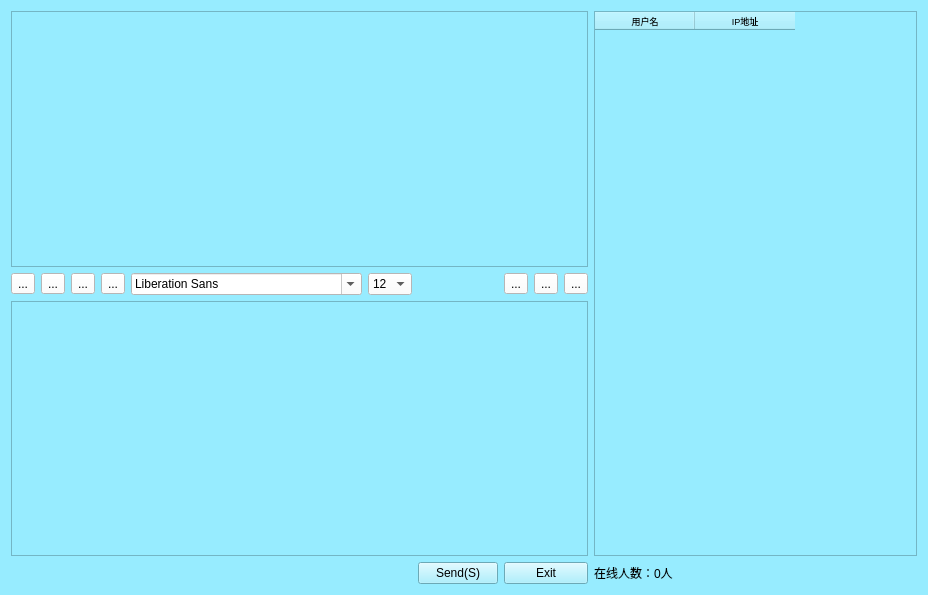
<?xml version="1.0" encoding="UTF-8"?>
<ui version="4.0">
 <class>Widget</class>
 <widget class="QWidget" name="Widget">
  <property name="geometry">
   <rect>
    <x>0</x>
    <y>0</y>
    <width>928</width>
    <height>595</height>
   </rect>
  </property>
  <property name="windowTitle">
   <string>Widget</string>
  </property>
  <property name="styleSheet">
   <string notr="true">background-color: rgb(151, 236, 255);</string>
  </property>
  <layout class="QGridLayout" name="gridLayout">
   <item row="0" column="0" colspan="10">
    <widget class="QTextBrowser" name="msgBrowser">
     <property name="styleSheet">
      <string notr="true">background-image: url(:/images/backw.png);</string>
     </property>
    </widget>
   </item>
   <item row="0" column="10" rowspan="3">
    <widget class="QTableWidget" name="usrTblWidget">
     <property name="styleSheet">
      <string notr="true">background-image: url(:/images/backw.png);</string>
     </property>
     <property name="selectionMode">
      <enum>QAbstractItemView::SingleSelection</enum>
     </property>
     <property name="selectionBehavior">
      <enum>QAbstractItemView::SelectRows</enum>
     </property>
     <property name="showGrid">
      <bool>false</bool>
     </property>
     <column>
      <property name="text">
       <string>用户名</string>
      </property>
      <property name="font">
       <font>
        <pointsize>7</pointsize>
       </font>
      </property>
     </column>
     <column>
      <property name="text">
       <string>IP地址</string>
      </property>
      <property name="font">
       <font>
        <pointsize>7</pointsize>
       </font>
      </property>
     </column>
    </widget>
   </item>
   <item row="1" column="0">
    <widget class="QToolButton" name="boldTBtn">
     <property name="styleSheet">
      <string notr="true">background-color: rgb(255, 255, 255);</string>
     </property>
     <property name="text">
      <string>...</string>
     </property>
     <property name="icon">
      <iconset resource="myqrc.qrc">
       <normaloff>:/images/B.png</normaloff>:/images/B.png</iconset>
     </property>
     <property name="checkable">
      <bool>true</bool>
     </property>
     <property name="autoRaise">
      <bool>false</bool>
     </property>
    </widget>
   </item>
   <item row="1" column="1">
    <widget class="QToolButton" name="italicTBtn">
     <property name="styleSheet">
      <string notr="true">background-color: rgb(255, 255, 255);</string>
     </property>
     <property name="text">
      <string>...</string>
     </property>
     <property name="icon">
      <iconset resource="myqrc.qrc">
       <normaloff>:/images/I.png</normaloff>:/images/I.png</iconset>
     </property>
     <property name="checkable">
      <bool>true</bool>
     </property>
    </widget>
   </item>
   <item row="3" column="10">
    <widget class="QLabel" name="usrNumLbl">
     <property name="text">
      <string>在线人数：0人</string>
     </property>
    </widget>
   </item>
   <item row="1" column="2">
    <widget class="QToolButton" name="underlineTBtn">
     <property name="styleSheet">
      <string notr="true">background-color: rgb(255, 255, 255);</string>
     </property>
     <property name="text">
      <string>...</string>
     </property>
     <property name="icon">
      <iconset resource="myqrc.qrc">
       <normaloff>:/images/U.png</normaloff>:/images/U.png</iconset>
     </property>
     <property name="checkable">
      <bool>true</bool>
     </property>
    </widget>
   </item>
   <item row="1" column="4">
    <widget class="QFontComboBox" name="fontCbx">
     <property name="styleSheet">
      <string notr="true">background-color: rgb(255, 255, 255);</string>
     </property>
    </widget>
   </item>
   <item row="2" column="0" colspan="10">
    <widget class="QTextEdit" name="msgTxtEdit">
     <property name="styleSheet">
      <string notr="true">background-image: url(:/images/backw.png);</string>
     </property>
    </widget>
   </item>
   <item row="1" column="5">
    <widget class="QComboBox" name="sizeCbx">
     <property name="styleSheet">
      <string notr="true">background-color: rgb(255, 255, 255);</string>
     </property>
     <property name="currentIndex">
      <number>4</number>
     </property>
     <item>
      <property name="text">
       <string>8</string>
      </property>
     </item>
     <item>
      <property name="text">
       <string>9</string>
      </property>
     </item>
     <item>
      <property name="text">
       <string>10</string>
      </property>
     </item>
     <item>
      <property name="text">
       <string>11</string>
      </property>
     </item>
     <item>
      <property name="text">
       <string>12</string>
      </property>
     </item>
     <item>
      <property name="text">
       <string>13</string>
      </property>
     </item>
     <item>
      <property name="text">
       <string>14</string>
      </property>
     </item>
     <item>
      <property name="text">
       <string>15</string>
      </property>
     </item>
     <item>
      <property name="text">
       <string>16</string>
      </property>
     </item>
     <item>
      <property name="text">
       <string>17</string>
      </property>
     </item>
     <item>
      <property name="text">
       <string>18</string>
      </property>
     </item>
     <item>
      <property name="text">
       <string>19</string>
      </property>
     </item>
     <item>
      <property name="text">
       <string>20</string>
      </property>
     </item>
     <item>
      <property name="text">
       <string>21</string>
      </property>
     </item>
     <item>
      <property name="text">
       <string>22</string>
      </property>
     </item>
    </widget>
   </item>
   <item row="1" column="9">
    <widget class="QToolButton" name="sendTBtn">
     <property name="styleSheet">
      <string notr="true">background-color: rgb(255, 255, 255);</string>
     </property>
     <property name="text">
      <string>...</string>
     </property>
     <property name="icon">
      <iconset resource="myqrc.qrc">
       <normaloff>:/images/F.png</normaloff>:/images/F.png</iconset>
     </property>
    </widget>
   </item>
   <item row="1" column="7">
    <widget class="QToolButton" name="clearTBtn">
     <property name="styleSheet">
      <string notr="true">background-color: rgb(255, 255, 255);</string>
     </property>
     <property name="text">
      <string>...</string>
     </property>
     <property name="icon">
      <iconset resource="myqrc.qrc">
       <normaloff>:/images/E.png</normaloff>:/images/E.png</iconset>
     </property>
    </widget>
   </item>
   <item row="1" column="3">
    <widget class="QToolButton" name="colorTBtn">
     <property name="styleSheet">
      <string notr="true">background-color: rgb(255, 255, 255);</string>
     </property>
     <property name="text">
      <string>...</string>
     </property>
     <property name="icon">
      <iconset resource="myqrc.qrc">
       <normaloff>:/images/C.png</normaloff>:/images/C.png</iconset>
     </property>
    </widget>
   </item>
   <item row="3" column="6">
    <widget class="QPushButton" name="sendBtn">
     <property name="styleSheet">
      <string notr="true">background-image: url(:/images/backw.png);</string>
     </property>
     <property name="text">
      <string>Send(S)</string>
     </property>
    </widget>
   </item>
   <item row="3" column="7" colspan="3">
    <widget class="QPushButton" name="exitBtn">
     <property name="styleSheet">
      <string notr="true">background-image: url(:/images/backw.png);</string>
     </property>
     <property name="text">
      <string>Exit</string>
     </property>
    </widget>
   </item>
   <item row="1" column="8">
    <widget class="QToolButton" name="saveTBtn">
     <property name="styleSheet">
      <string notr="true">background-color: rgb(255, 255, 255);</string>
     </property>
     <property name="text">
      <string>...</string>
     </property>
     <property name="icon">
      <iconset resource="myqrc.qrc">
       <normaloff>:/images/S.png</normaloff>:/images/S.png</iconset>
     </property>
    </widget>
   </item>
  </layout>
 </widget>
 <layoutdefault spacing="6" margin="11"/>
 <resources>
  <include location="myqrc.qrc"/>
 </resources>
 <connections/>
</ui>
